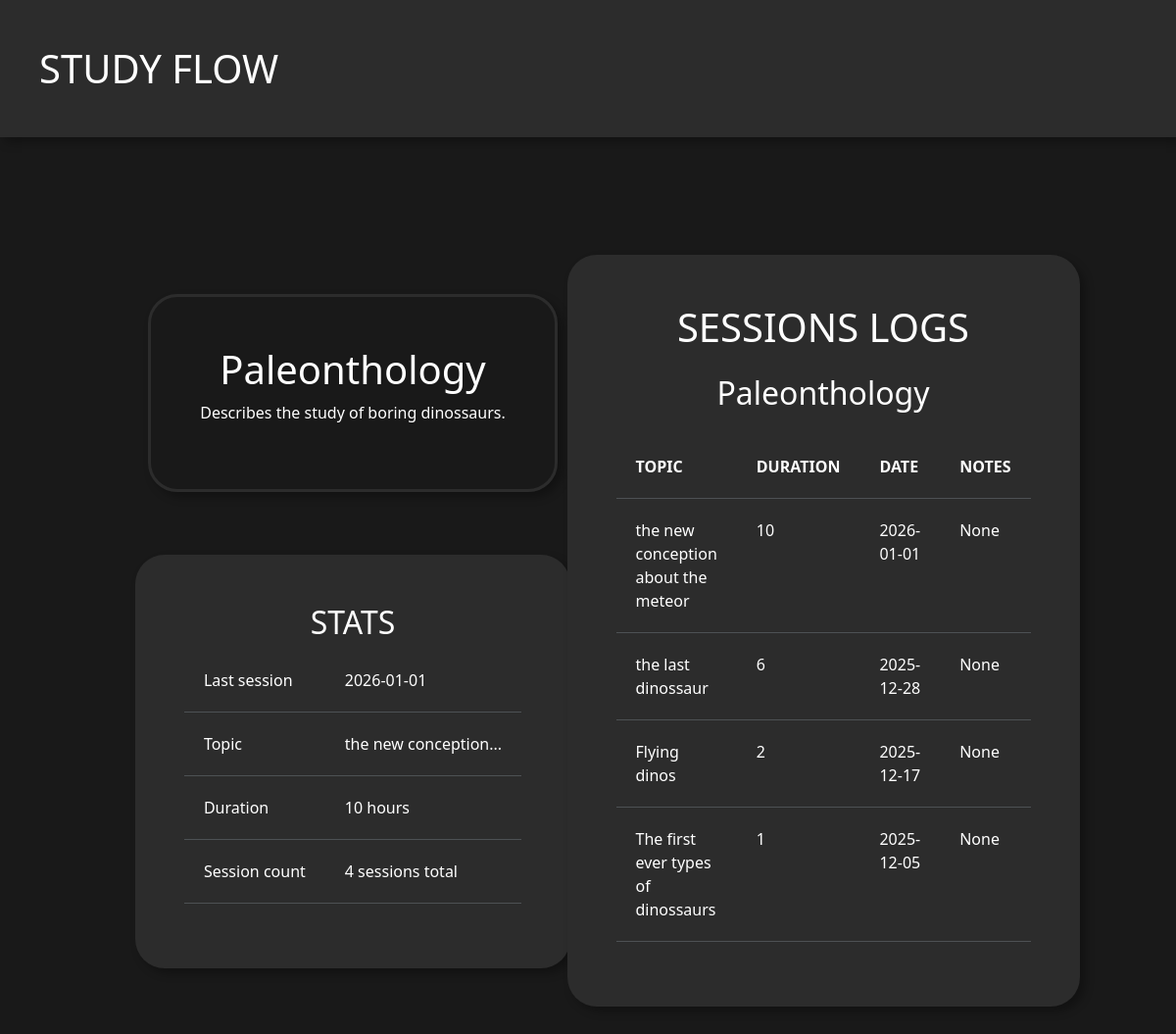
Page /read/2 on the committed database.
### models.py (models this page shows)
class Subject(Base):
    __tablename__ = "subjects"
    id = Column(Integer, primary_key=True)
    name = Column(String, nullable=False)
    description = Column(String, nullable=False)
    sessions = relationship('StdSession', back_populates="subject")

class StdSession(Base):
    __tablename__ = "sessions"
    id = Column(Integer, primary_key=True)
    topic = Column(String, nullable=False)
    duration = Column(Integer, nullable=False)
    date = Column(Date, server_default=func.current_date())
    notes = Column(String, nullable=True)
    subject_id = Column(Integer, ForeignKey('subjects.id'))
    subject = relationship('Subject', back_populates="sessions")

### app.py (the view)
@app.route("/read/<int:id>")
def read(id=None):
    if id:
        subject = models.session.query(models.Subject).filter(models.Subject.id == id).first()
        sessions = sorted(subject.sessions, key=lambda obj: obj.date, reverse=True)
        if sessions:
            return render_template("read.html", subject=subject, sessions=sessions)
        return redirect("/")

### templates/read.html (shortened to what this page needs)
<!DOCTYPE html>
<html>
    <head>
        <link href="https://cdn.jsdelivr.net/npm/bootstrap@5.3.3/dist/css/bootstrap.min.css" rel="stylesheet">
    </head>
    <body>
        <header>STUDY FLOW</header>
        <main>
            <div class="box">
                <div class="column">
                    <div class="basic-card">
                        <h1>{{ subject.name }}</h1>
                        <p>{{ subject.description }}</p>
                    </div>
                    <div class="info-card">
                        <h2>STATS</h2>
                        <table class="table table-dark table-hover">
                            <tr>
                                <td>Last session</td>
                                <td>{{ (sessions[0]).date }}</td>
                            </tr>
                            <tr>
                                <td>Topic</td>
                                <td>{{ (sessions[0]).topic | truncate(25) }}</td>
                            </tr>
                            <tr>
                                <td>Duration</td>
                                <td>{{ (sessions[0]).duration }} hours</td>
                            </tr>
                            <tr>
                                <td>Session count</td>
                                <td>{{ sessions | count }} sessions total</td>
                            </tr>
                        </table>
                    </div>
                </div>
                <div class="column">
                    <div class="info-card">
                        <h1 class="mb-4">SESSIONS LOGS</h2>
                        <h2 class="mb-4">{{ subject.name }}</h3>
                        <table class="table table-dark table-hover">
                            <thead>
                                <tr>
                                    <th>TOPIC</th>
                                    <th>DURATION</th>
                                    <th>DATE</th>
                                    <th>NOTES</th>
                                </tr>
                            </thead>
                            <tbody>
                            {% for session in sessions %}
                                <tr>
                                    <td>{{ session.topic }}</td>
                                    <td>{{ session.duration }}</td>
                                    <td>{{ session.date }}</td>
                                    <td>{{ session.notes }}</td>
                                </tr>
                            {% endfor %}
                            </tbody>
                        </table>
                    </div>
                </div>
            </div>
        </main>
    </body>
</html>

### templates/read.html (style rules this page uses)
body { background-color: #191919; }
header { background-color: #2c2c2c; padding: 40px; font-size: 40px; color: white; box-shadow: 5px 5px 10px rgba(0, 0, 0, 0.3); }
main { color: white; padding: 120px; }
.column { display: flex; flex-direction: column; width: 50%; align-items: center; justify-content: center; gap: 4rem; }
.box { display: flex; flex-direction: row; width: 100%; }
.basic-card { border: 3px solid #2c2c2c; border-radius: 30px; padding: 50px; display: flex; flex-direction: column; align-items: center; justify-content: center; box-shadow: 5px 5px 10px rgba(0, 0, 0, 0.3); }
.info-card { border-radius: 30px; padding: 50px; background-color: #2c2c2c; display: flex; flex-direction: column; align-items: center; justify-content: center; box-shadow: 5px 5px 10px rgba(0, 0, 0, 0.3); }
.table td, .table th { padding: 20px; background: transparent; }

### rows in the picture
Subject: name "Paleonthology", description "Describes the study of boring dinossaurs."

### other values in the picture
{{ (sessions[0]).date }} "2026-01-01"
{{ (sessions[0]).topic | truncate(25) }} "the new conception..."
{{ (sessions[0]).duration }} "10"
{{ sessions | count }} "4"
{{ session.topic }} "the new conception about the meteor"
{{ session.duration }} "10"
{{ session.date }} "2026-01-01"
{{ session.notes }} "None"
{{ session.topic }} "the last dinossaur"
{{ session.duration }} "6"
{{ session.date }} "2025-12-28"
{{ session.topic }} "Flying dinos"
{{ session.duration }} "2"
{{ session.date }} "2025-12-17"
{{ session.topic }} "The first ever types of dinossaurs"
